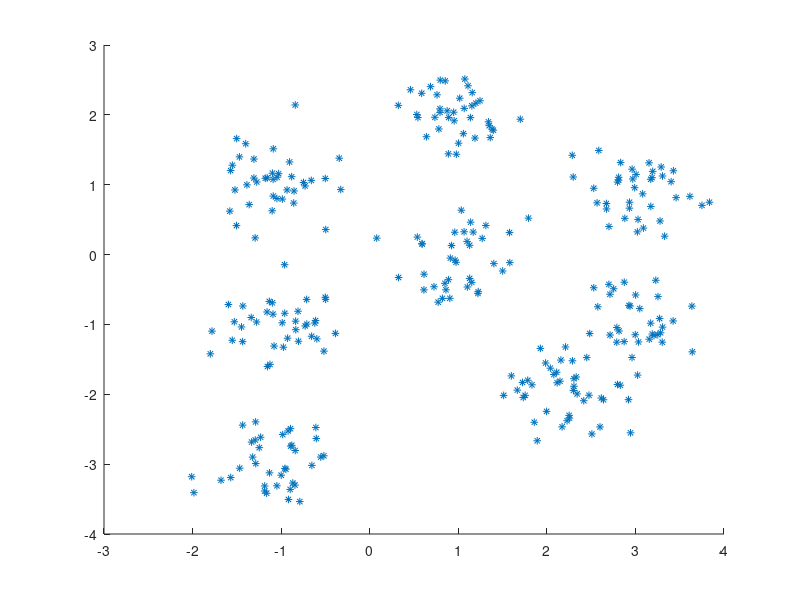

This figure's MATLAB source:
function  [X]=createdata()
MU1=[1 0]; MU2=[-1 -1];MU3=[-1 -3]; MU4=[3 -1]; 
MU5=[-1 1]; MU6=[2 -2];MU7=[1 2]; MU8=[3 1];
SIGMA=[.35^2 0;0 .35^2];
a=mvnrnd(MU1,SIGMA,37);b=mvnrnd(MU2,SIGMA,37);
c=mvnrnd(MU3,SIGMA,37); d=mvnrnd(MU4,SIGMA,37);
e=mvnrnd(MU5,SIGMA,38);f=mvnrnd(MU6,SIGMA,38);
g=mvnrnd(MU7,SIGMA,38);h=mvnrnd(MU8,SIGMA,38);
X=vertcat(a,b,c,d,e,f,g,h);
for i=0:3
    for j=1:37
        X(i*37+j,3)=i+1;
    end
end   
for i=4:7
    for j=1:38
        X(148+(i-4)*38+j,3)=i+1;
    end
end   
  scatter(X(:,1),X(:,2),30,'*');
end